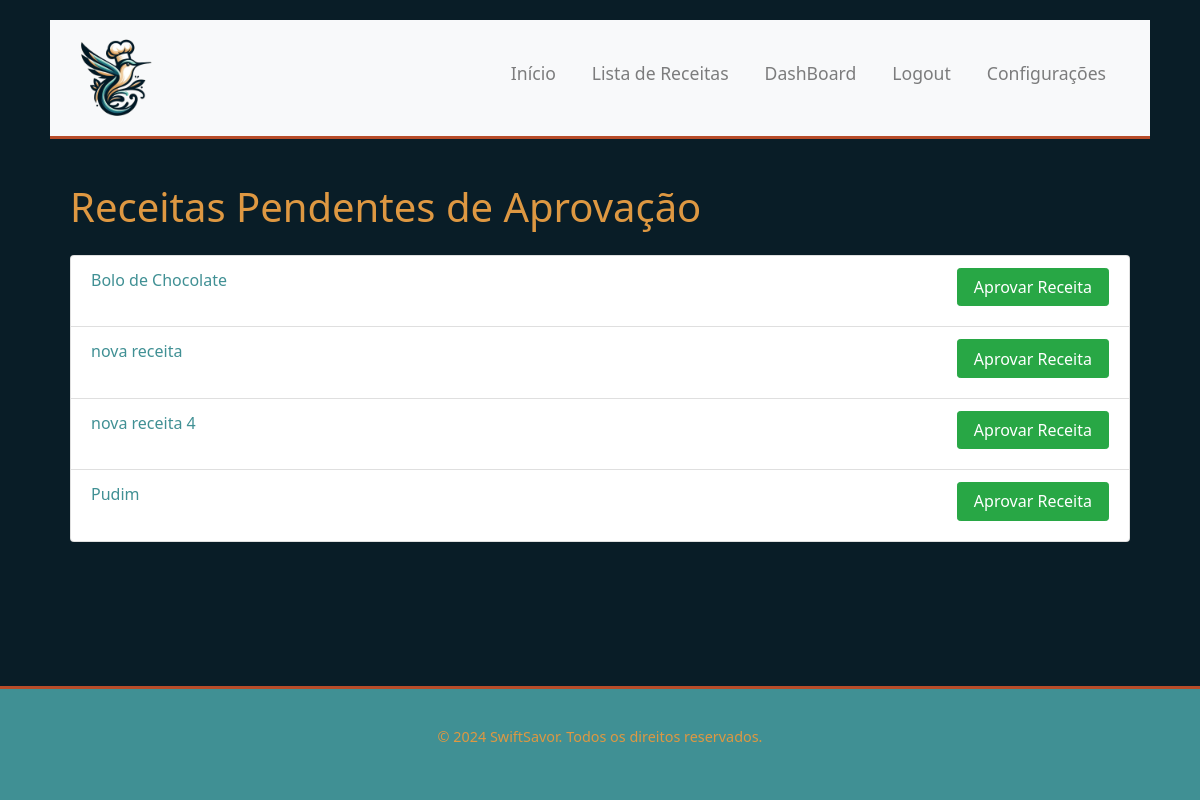
/recipes/receitas_pendentes/ (signed in), run on an earlier commit of the app's database.
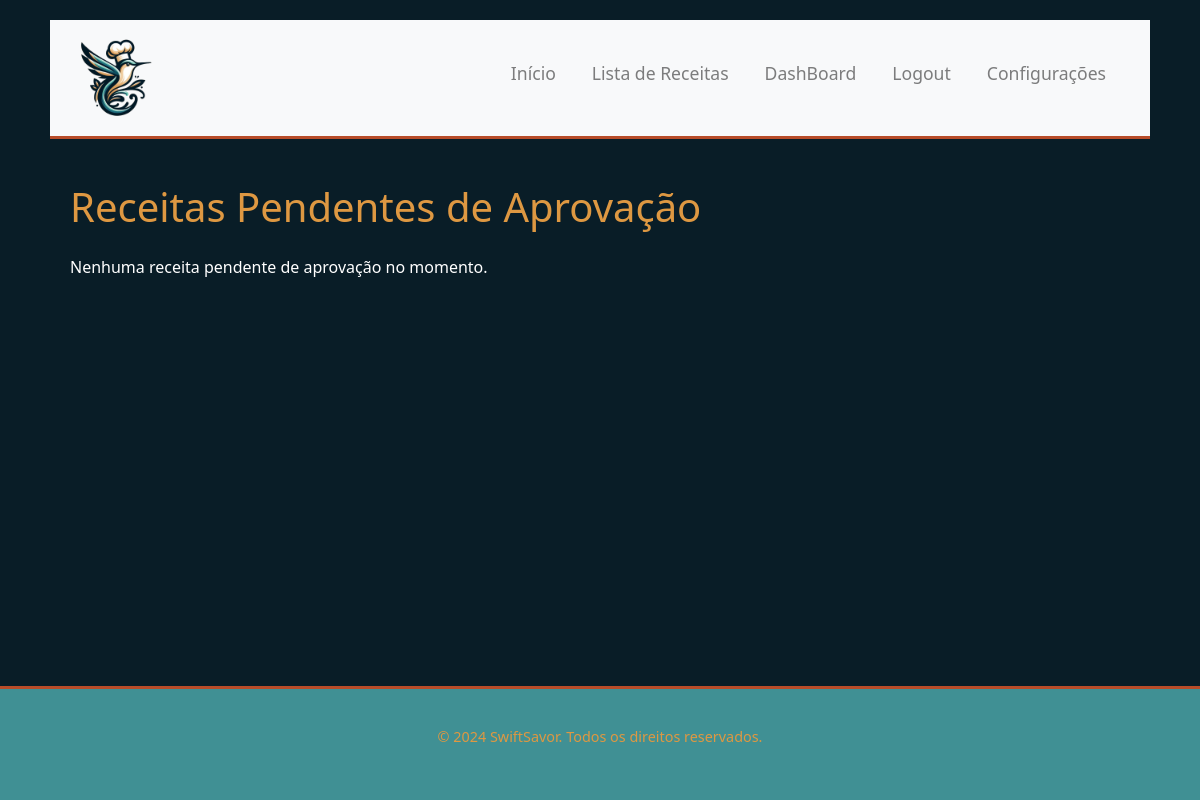
And on a later commit of the database.
### recipes/models.py (models this page shows, shortened)
class Receita(models.Model):
    nome = models.CharField(max_length=200)
    ingredientes = models.ManyToManyField(Ingrediente)
    instrucoes = models.TextField()
    usuario = models.ForeignKey(User, on_delete=models.SET_NULL, null=True, blank=True)
    data_cadastro = models.DateField(auto_now_add=False, default=timezone.now)
    aprovada = models.BooleanField(default=False)

### recipes/views.py (the view)
# urls.py: path('receitas_pendentes/', views.lista_pendentes, name='lista_pendentes'),
@user_passes_test(lambda u: u.is_staff, login_url='index')
def lista_pendentes(request):
    receitas_pendentes = Receita.objects.filter(aprovada=False)
    return render(request, 'recipes/lista_pendentes.html', {'receitas_pendentes': receitas_pendentes})

### recipes/templates/recipes/lista_pendentes.html (shortened to what this page needs)
{% extends 'main/base.html' %}
{% block content %}
    <div class="container mt-4">
        <h1 class="mb-4">Receitas Pendentes de Aprovação</h1>
        {% if receitas_pendentes %}
            <ul class="list-group">
                {% for receita in receitas_pendentes %}
                    <li class="list-group-item">
                        <a href="{% url 'detalhes_receita' receita.id %}">{{ receita.nome }}</a>
                        <form method="post" action="{% url 'aprovar_receita' receita.id %}" class="d-inline">
                            <button type="submit" class="btn btn-success btn-sm float-right">Aprovar Receita</button>
                        </form>
                    </li>
                {% endfor %}
            </ul>
        {% else %}
            <p>Nenhuma receita pendente de aprovação no momento.</p>
        {% endif %}
    </div>
{% endblock %}

What changed in the data, as far as the page shows it:
no longer on this page (row edited): Receita: nome "Bolo de Chocolate"
no longer on this page (row edited): Receita: nome "nova receita"
no longer on this page (row edited): Receita: nome "nova receita 4"
no longer on this page (row edited): Receita: nome "Pudim"
Also different on the page:
text now shown: "Nenhuma receita pendente de aprovação no momento."
